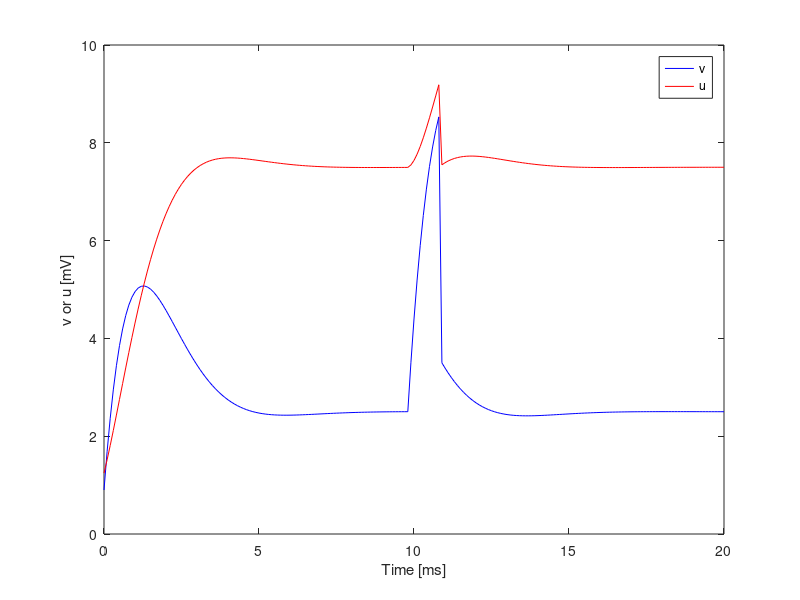
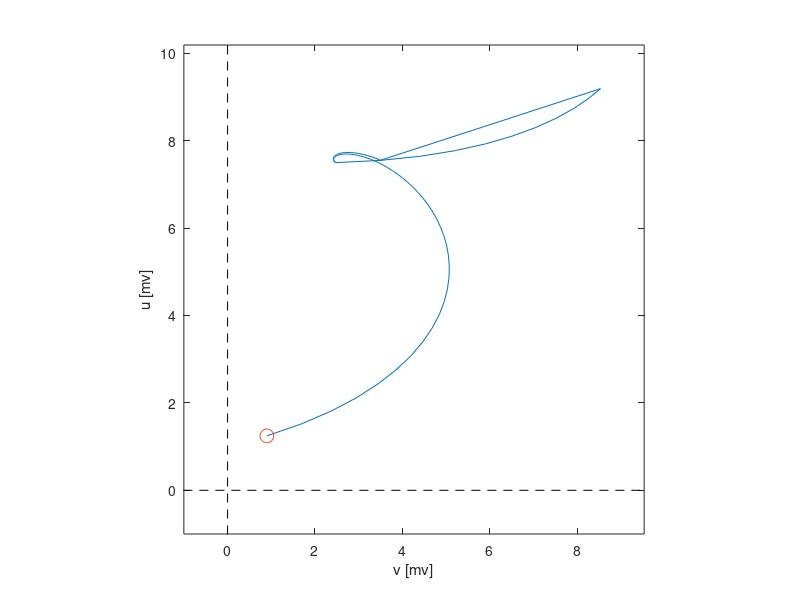

MATLAB code for these plots, in order: (Note: this script raises an error after producing the figures.)
%% Introduction to Neuro-Engineering (2021, Spring)
%% Homework #1: Understanding an Attractor
%% written by Cheol E. Han
clear; close all;

%% parameters of the model
dt=0.1;       % integration time step [ms]
T=20;         % total simulation time [ms]
tau_v=1;      % time constant [ms]
tau_u=2;      % time constant [ms]

%% simulation
% intial setups
t_step=0;
t_rec=zeros(T/dt+1,1);
v_rec=zeros(T/dt+1,1);
u_rec=zeros(T/dt+1,1);
% initial condition
v=0;
u=1;
% I_ext
I_ext=zeros(T/dt+1,1);
I_ext(10/dt:11/dt)=10;
% set peak value and vsat, usat
vpeak=8.7578;
vsat=2.5;
upeak=9.8840;
usat=7.5;
% Euler's method
for t=0:dt:T
    t_step=t_step+1;
    u(v>vpeak-0.5)=usat;
    v(v>vpeak-0.5)=vsat;
    v=v-((v-10)+u-I_ext(t_step))*dt/tau_v;
    u=u-((u-5)-v)*dt/tau_u;
    t_rec(t_step)=t;
    v_rec(t_step)=v;
    u_rec(t_step)=u;
end

%% Plotting results
figure(1);clf
plot(t_rec,v_rec,'b'); hold on;
plot(t_rec,u_rec,'r');
xlabel('Time [ms]'); ylabel('v or u [mV]')
legend('v','u')

figure(2);clf
plot(v_rec, u_rec); hold on;
axis equal; axis tight
axis([min([v_rec;0]-1), max([v_rec;0]+1),min([u_rec;0])-1, max([u_rec;0]+1)]);
plot([-100, 100],[0,0],'k--');
plot([0,0],[-100, 100],'k--');
xlabel('v [mv]');ylabel('u [mv]')

t_step=0;
h=plot(v_rec(1), u_rec(1),'o','MarkerSize',10);
for t=1:dt:T
    t_step=t_step+1;
    h.XData=v_rec(t_step);
    h.YData=u_rec(t_step);
    pause(0.1)
end